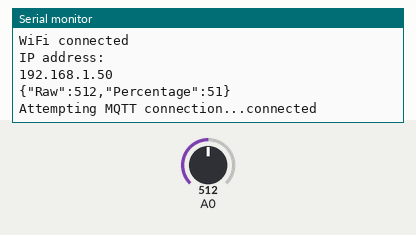
Recording of a sketch running on a simulated ESP8266 (NodeMCU). Parts: the last lines printed to the serial monitor. The test bench sets the inputs (shaded band); at power-on: A0 = 512. WiFi joins after 1.5 s; servers stay silent unless stated; random numbers use the default seed unless the sketch sets one; no MQTT or app messages arrive unless stated.

Above: at 3.3 s.
3.4 s: A0 set to 716
At 7.0 s:
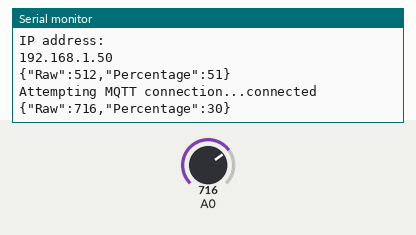
9.3 s: A0 set to 900
At 12.8 s:
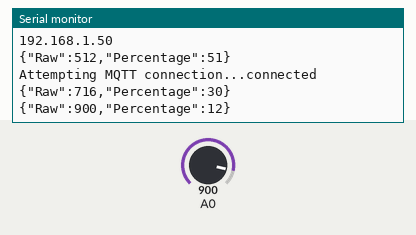
Timing chart, 0 to 14.3 s (numbered marks = the images above; inputs shaded):
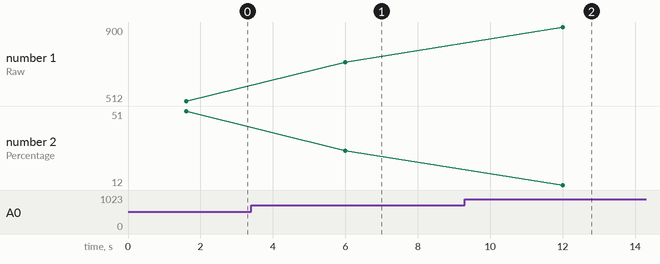

The sketch:

NodeMcuWifiMqttM21Json.ino
```cpp
#include <ESP8266WiFi.h>
#include <PubSubClient.h>

int dryValue = 1024;
int wetValue = 38;
int friendlyDryValue = 0;
int friendlyWetValue = 100;

// Update these with values suitable for your network.
const char* ssid = "SSID_NAME";
const char* password = "WIFI_PASSWORD";
const char* mqtt_server = "MQTT_SERVER_HOSTNAME";

WiFiClient espClient;
PubSubClient client(espClient);
long lastMsg = 0;
char msg[50];
int value = 0;

// Wifi connexion
void setup_wifi() {
   delay(100);
    Serial.print("Connecting to ");
    Serial.println(ssid);
    WiFi.begin(ssid, password);
    while (WiFi.status() != WL_CONNECTED)
    {
      delay(500);
      Serial.print(".");
    }
  randomSeed(micros());
  Serial.println("");
  Serial.println("WiFi connected");
  Serial.println("IP address: ");
  Serial.println(WiFi.localIP());
}

// Reconnexion to MQTT broker
void reconnect() {
  while (!client.connected())
  {
    Serial.print("Attempting MQTT connection...");
    String clientId = "ESP8266Client-";
    clientId += String(random(0xffff), HEX);
    // If broker requires Auth: (client.connect(clientId,userName,passWord))
    if (client.connect(clientId.c_str()))
    {
      Serial.println("connected");
      client.subscribe("nodemcu");
    } else {
      Serial.print("failed, rc=");
      Serial.print(client.state());
      Serial.println(" try again in 5 seconds");
      delay(6000);
    }
  }
} //end reconnect()

void setup() {
  Serial.begin(115200);
  setup_wifi();
  client.setServer(mqtt_server, 1883);
  int rawValue = analogRead(A0);
  Serial.print("{\"Raw\":");
  Serial.print(rawValue);
  int friendlyValue = map(rawValue, dryValue, wetValue, friendlyDryValue, friendlyWetValue);
  Serial.print(",\"Percentage\":");
  Serial.print(friendlyValue);
  Serial.println("}");
  delay(500);
}

void loop() {
  if (!client.connected()) {
    reconnect();
  }
  client.loop();
  long now = millis();
  // read M21 sensor every 6 seconds
  if (now - lastMsg > 6000) {
     lastMsg = now;
     int rawValue = analogRead(A0);
     String msg="{\"Raw\":";
     msg=msg+rawValue;
     int friendlyValue = map(rawValue, dryValue, wetValue, friendlyDryValue, friendlyWetValue);
     msg=msg+",\"Percentage\":";
     msg=msg+friendlyValue;
     msg=msg+"}";
     char message[58];
     msg.toCharArray(message,58);
     Serial.println(message);
     // publish sensor data to MQTT broker
    client.publish("Plants Humidity 2", message);
  }
}
```

Measured:
- after the input at 3.4 s, the serial monitor: prints a new line after 2.6 s (image 1)
- after the input at 9.3 s, the serial monitor: prints a new line after 2.7 s (image 2)
- plotted number 1: 512 → 716 after the input at 3.4 s, 716 → 900 after the input at 9.3 s
- plotted number 2: 51 → 30 after the input at 3.4 s, 30 → 12 after the input at 9.3 s
